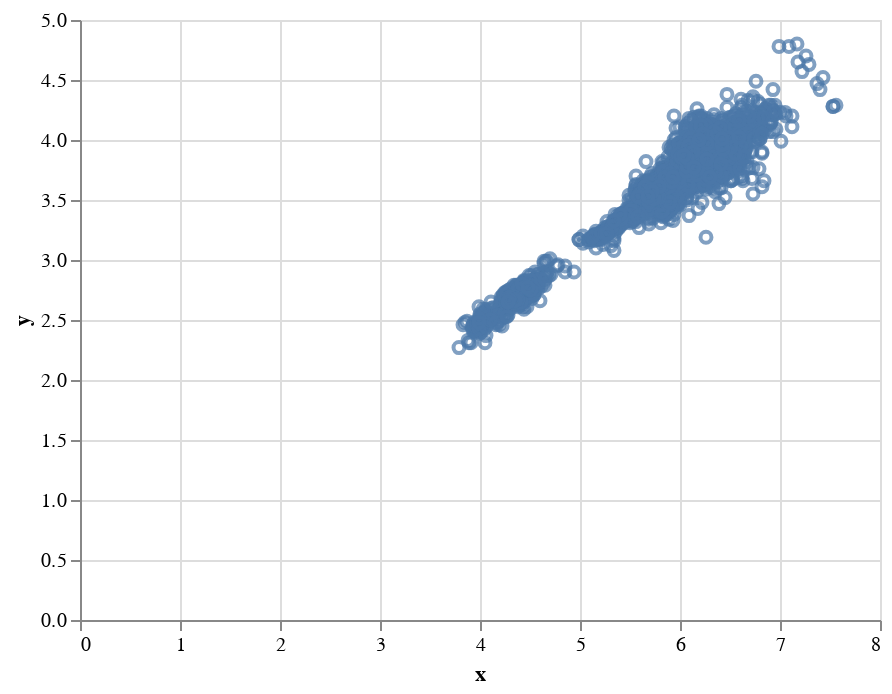

Notebook code cell kept with this figure:
### Markdown cell above
## Exercise 1

Create a scatterplot (remember, use `altair` only in this notebook for visualization)

### Code cell


### Figure 1 — Vega-Lite specification as saved in the notebook (floating-point values rounded to 4 significant figures; data arrays with more than 128 entries replaced by an {"elided": "..."} marker saying what was removed)
{"config": {"view": {"continuousWidth": 400, "continuousHeight": 300}}, "data": {"name": "data-85e08644f3b2756af2d008d9cdad43ae"}, "mark": "point", "encoding": {"x": {"type": "quantitative", "field": "x"}, "y": {"type": "quantitative", "field": "y"}}, "$schema": "https://vega.github.io/schema/vega-lite/v4.8.1.json", "datasets": {"data-85e08644f3b2756af2d008d9cdad43ae": {"elided": "5000 records"}}}
